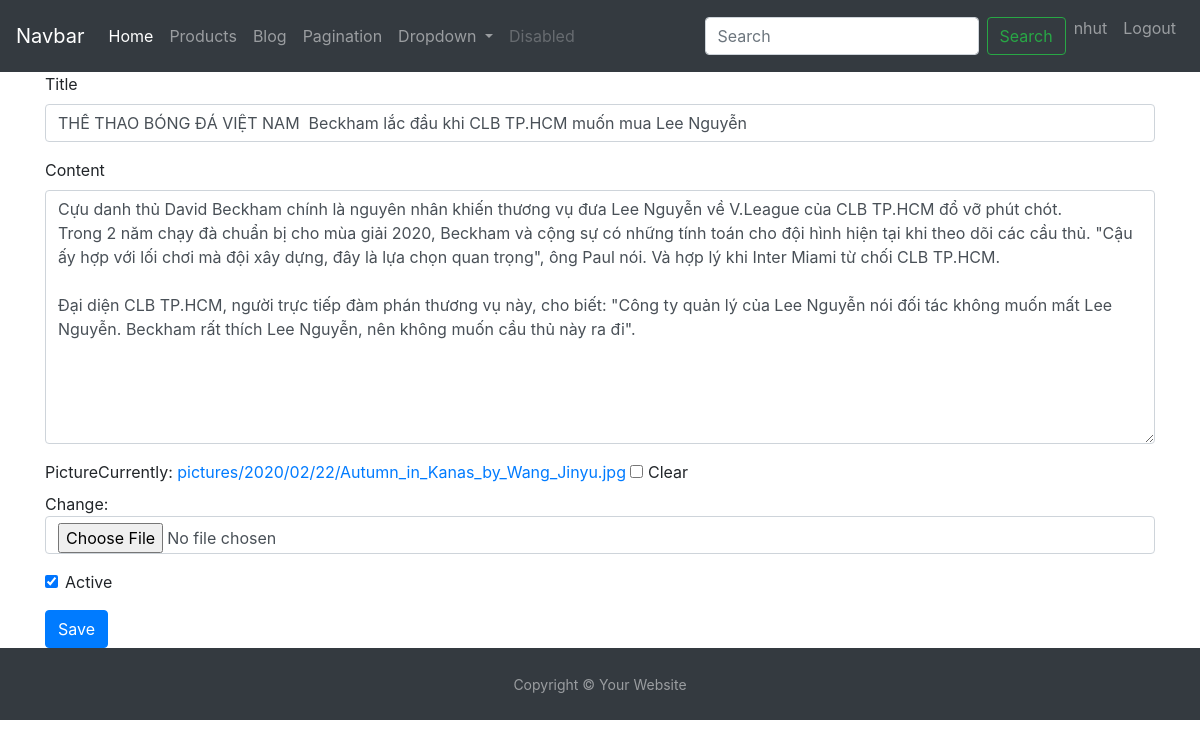
Screenshot of /blog/the-thao-bong-a-viet-nam-beckham-lac-au-khi-clb-tphcm-muon-mua-lee-nguyen/update/ (signed in) with the database file from the repository.
### blog/models.py (models this page shows, shortened)
class Article(models.Model):
    title = models.CharField(max_length=255)
    content = models.TextField(
        blank=True,
        )
    author = models.ForeignKey(
        User,
        on_delete=models.CASCADE,
        related_name='articles',
        null=True
    )
    picture = models.FileField(
        upload_to='pictures/%Y/%m/%d/',
        blank=True,
        null=True
    )
    created_on = models.DateTimeField(
        auto_now_add=True,
        )
    active = models.BooleanField(default=True)
    slug = models.SlugField(max_length=255, null=False, unique=True)
    def __str__(self):
        return f"{self.title} - {self.id}"

### blog/views.py (the view, shortened to what this page needs)
class ArticleUpdateView(LoginRequiredMixin, UserPassesTestMixin, UpdateView):
    template_name = 'articles/article_create.html'
    form_class = ArticleModelForm
    query_pk_and_slug = True
    def get_object(self):
        slug = self.kwargs.get("slug")
        return get_object_or_404(Article, slug=slug)
    def test_func(self):
        print("test_func(self)")
        obj = self.get_object()
        print(f"self.get_object(): {obj}")
        return obj.author == self.request.user

### blog/forms.py
class ArticleModelForm(forms.ModelForm):
    class Meta:
        model = Article
        fields = [
            'title',
            'content',
            'picture',
            'active',
        ]

### blog/templates/articles/article_create.html (shortened to what this page needs)
{% extends 'base.html' %}
{% block content %}
{% load bootstrap4 %}
<div class="container">
  <form action='.' method='POST' enctype="multipart/form-data">
      {% bootstrap_form form %}
      {% bootstrap_button "Save" button_type="submit" button_class="btn-primary" value="save" %}
  </form>
</div>
{% endblock %}

### templates/navbar.html (shortened to what this page needs)
{% load bootstrap4 %}
{% bootstrap_css %}
      <nav class="navbar navbar-expand-lg navbar-dark bg-dark">
        <a class="navbar-brand" href="#">Navbar</a>
      <div class="collapse navbar-collapse" id="navbarSupportedContent">
        <ul class="navbar-nav mr-auto">
          <li class="nav-item active">
            <a class="nav-link" href="/">Home <span class="sr-only">(current)</span></a>
          </li>
          <li class="nav-item">
            <a class="nav-link" href="{% url 'products:product-list' %}">Products</a>
          </li>
          <li class="nav-item">
            <a class="nav-link" href="{% url 'articles:article-list' %}">Blog</a>
          </li>
          <li class="nav-item">
            <a class="nav-link" href="{% url 'articles:pagination-list' %}">Pagination</a>
          </li>
          <li class="nav-item dropdown">
            <a class="nav-link dropdown-toggle" href="#" id="navbarDropdown" role="button" data-toggle="dropdown"
            aria-haspopup="true" aria-expanded="false">
            Dropdown
          </a>
        </li>
        <li class="nav-item">
          <a class="nav-link disabled" href="#">Disabled</a>
        </li>
      </ul>
      <div class="navbar-nav ml-auto">
        <form
        action="{% url 'articles:search-results' %}"
        class="form-inline my-2  my-lg-0"
        >
        <input name="q" class="form-control mr-sm-2" type="search" placeholder="Search" aria-label="Search">
        <button class="btn btn-outline-success my-2 my-sm-0" type="submit">Search</button>
      </form>
      {% if request.user.is_authenticated %}
      <p class="nav-item nav-link">{{request.user.username}}</p>
      <a class="nav-item nav-link" href="{% url 'accounts:logout' %}">Logout</a>
      {% else %}
      <a class="nav-item nav-link" href="{% url 'accounts:login' %}">Login</a>
      <a class="nav-item nav-link" href="{% url 'accounts:register' %}">register</a>
      {% endif %}
    </div>
  </div>
  </nav>

### rows the page displays
Article: title "THỂ THAO BÓNG ĐÁ VIỆT NAM Beckham lắc đầu khi CLB TP.HCM muốn mua Lee Nguyễn", content "Cựu danh thủ David Beckham chính là nguyên nhân khiến thương vụ đưa Lee Nguyễn về V.League của CLB TP.HCM đổ vỡ phút chót. Trong 2 năm chạy đà chuẩn bị cho mùa giải 2020, Beckham và cộng sự có những tính toán cho đội hình hiện tại khi theo dõi các cầu thủ. \"Cậu ấy hợp với lối chơi mà đội xây dựng, đây là lựa chọn quan trọng\", ông Paul nói. Và hợp lý khi Inter Miami từ chối CLB TP.HCM. Đại diện CLB TP.HCM, người trực tiếp đàm phán thương vụ này, cho biết: \"Công ty quản lý của Lee Nguyễn nói đối tác không muốn mất Lee Nguyễn. Beckham rất thích Lee Nguyễn, nên không muốn cầu thủ này ra đi\".", active "☑"

### other values shown
{{ request.user.username }} "nhut"
